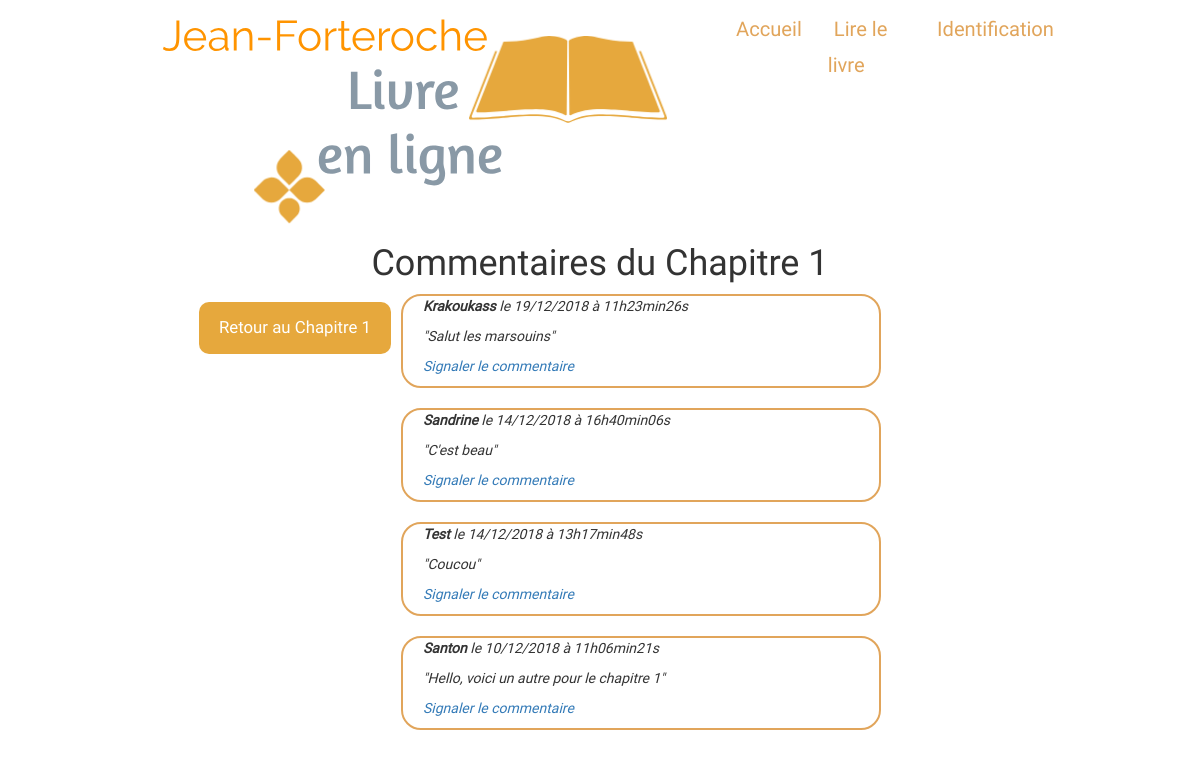
Page /index.php?action=comments&id=1 on the committed database.
### tables this page shows
CREATE TABLE IF NOT EXISTS `posts` (
  `id` int(11) NOT NULL AUTO_INCREMENT,
  `chapter_id` int(11) NOT NULL,
  `post_title` varchar(255) NOT NULL,
  `post_content` text NOT NULL,
  `creation_date` datetime NOT NULL,
  PRIMARY KEY (`id`)
);

CREATE TABLE IF NOT EXISTS `comments` (
  `id` int(11) NOT NULL AUTO_INCREMENT,
  `post_id` int(11) NOT NULL,
  `comment_author` varchar(255) NOT NULL,
  `comment_content` text NOT NULL,
  `creation_date` datetime NOT NULL,
  PRIMARY KEY (`id`)
);

### controller/ControllerComments.php (called while the page is built, shortened)
<?php
require_once('model/PostManager.php');
require_once('model/CommentManager.php');
class ControllerComments
{
    public function comments($postId, $comments)
    {
        $postManager = new PostManager();
        $post = $postManager->getPost($postId);
        $commentManager = new CommentManager();
        $comments = $commentManager->getComments($comments);
        require('view/commentsView.php');
    }
}

### model/PostManager.php (called while the page is built, shortened)
<?php
class PostManager extends Manager
{
    public function getPost($postId)
    {
        $db = $this->dbConnect();
        $req = $db->prepare('SELECT id, chapter_id, post_title, post_content, DATE_FORMAT(creation_date, \'%d/%m/%Y\') AS creation_date_fr FROM posts WHERE id = ?');
        $req->execute(array($postId));
        $post = $req->fetch();
        return $post;
    }
}

### model/CommentManager.php (called while the page is built, shortened)
<?php
class CommentManager extends Manager
{
    public function getComments($postId)
    {
        $db = $this->dbConnect();
        $comments = $db->prepare('SELECT id, post_id, comment_author, comment_content, DATE_FORMAT(creation_date, \'%d/%m/%Y à %Hh%imin%ss\') AS creation_date_fr FROM comments WHERE post_id = ? ORDER BY creation_date DESC');
        $comments->execute(array($postId));
        return $comments;
    }
}

### view/commentsView.php (the view, shortened to what this page needs)
<h1>Commentaires du Chapitre <?= $post['chapter_id']?></h1>
<div class="body_container">
    <a class="back_link" href="index.php?action=post&amp;id=<?= $post['id'] ?>">Retour au Chapitre <?= $post['chapter_id']?></a>
<div class="index_pages_link">
	<?php
	while ($comment = $comments->fetch())
	{
	?>
		<div class="comments_container">
			    <p><strong><?= htmlspecialchars($comment['comment_author']) ?></strong> le <?= $comment['creation_date_fr'] ?></p>
			    <p><em class="italic">"<?= nl2br($comment['comment_content']) ?>"</em>
			    <p><a class="signal" href="index.php?action=alertComment&amp;commentId=<?= $comment['id'] ?>&amp;commentPostId=<?= $comment['post_id'] ?>&amp;commentAuthor=<?= $comment['comment_author'] ?>&amp;commentContent=<?= $comment['comment_content'] ?>&amp;commentDate=<?= $comment['creation_date_fr'] ?>&amp;postId=<?= $post['id'] ?>" onclick="return(confirm('Etes-vous sûr de vouloir signaler ce commentaire ?'));">Signaler le commentaire</a></p>
		</div>
	<?php
	}
	?>
</div>
</div>
<?php $content = ob_get_clean(); ?>
<?php require('template.php'); ?>

### index.php (shortened to what this page needs)
<?php
require('controller/ControllerComments.php');
$initControllerPosts = new ControllerPosts;
$initControllerComments = new ControllerComments;
try {
    if (isset($_GET['action'])){
        switch ($_GET['action']) {
            case "comments":
                $initControllerComments->comments($_GET['id'], $_GET['id']);
                break;
        }
    } else {
        $initControllerPosts->lastPost();
    }
}
catch(Exception $e) {
    echo 'Erreur : ' . $e->getMessage();
}

### view/template.php (shortened to what this page needs)
<!DOCTYPE html>
<html>
   <head>
      <link rel="stylesheet" href="https://maxcdn.bootstrapcdn.com/bootstrap/3.3.7/css/bootstrap.min.css">
      <link rel="stylesheet" href="public/css/style.css"/>
   </head>
   <body>
         <header>
            <div id="logo">
              <img src="public/ressources/logo/logo.png" alt="Logo Blog" />
            </div>
            <nav>
               <ul>
                  <li><a class="links_header" href="index.php">Accueil</a></li>
                  <li><a class="links_header" href="index.php?action=allPosts">Lire le livre</a></li>
                  <?php
                  if (isset($_SESSION['username'])) {
                     ?>
                        <li><a class="links_header" href="index.php?action=logout">Déconnexion</a></li>
                     <?php
                  } else {
                     ?>
                        <li><a class="links_header" href="index.php?action=login">Identification</a></li>
                     <?php
                  }
                  ?>
               </ul>
            </nav>
         </header>
         <?= $content ?>
    </body>
</html>

### public/css/style.css (style rules this page uses)
body { font-family: 'Roboto Regular', serif; }
h1, h3 { text-align:center; }
.italic { font-style: italic; }
.body_container { display: flex; justify-content: center; align-items: flex-start; }
.back_link { font-size: 1.2em; background-color: #E6A83D; color: white; padding: 14px 20px; margin: 8px 0; border: none; border-radius: 10px; cursor: pointer; margin-right: 10px; }
header { display: flex; justify-content: space-between; }
header #logo { margin-left: 80px; }
header nav { margin-right: 130px; }
nav ul { display: flex; list-style-type: none; padding-top: 10px; }
nav li { margin-right: 10px; margin-left: 10px; font-size: 1.8em; }
.links_header { text-decoration: none; color: #e1a55b; padding: 6px; font-size: 0.8em; }
.index_pages_link { display: flex; width: 50%; flex-direction: column; justify-content: center; }
.comments_container { border: 2px solid #e1a55b; width: 80%; border-radius: 20px; margin-bottom: 20px; }
.comments_container p { margin-left: 20px; font-style: italic; }

### rows in the picture
posts: chapter "1"
comments: comment_author "Krakoukass", creation_date_fr "19/12/2018 à 11h23min26s", comment_content "Salut les marsouins"
comments: comment_author "Sandrine", creation_date_fr "14/12/2018 à 16h40min06s", comment_content "C'est beau"
comments: comment_author "Test", creation_date_fr "14/12/2018 à 13h17min48s", comment_content "Coucou"
comments: comment_author "Santon", creation_date_fr "10/12/2018 à 11h06min21s", comment_content "Hello, voici un autre pour le chapitre 1"
